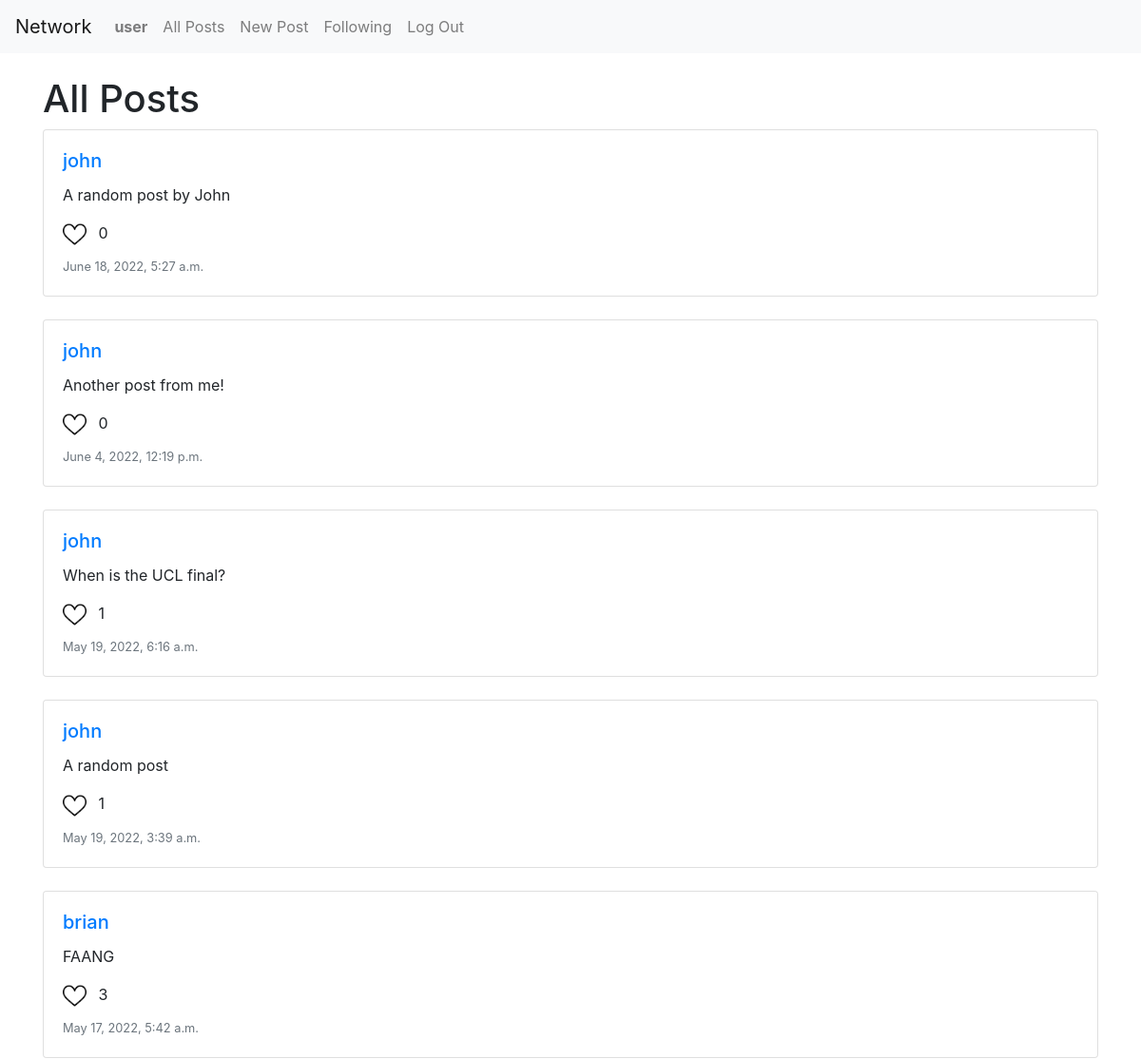
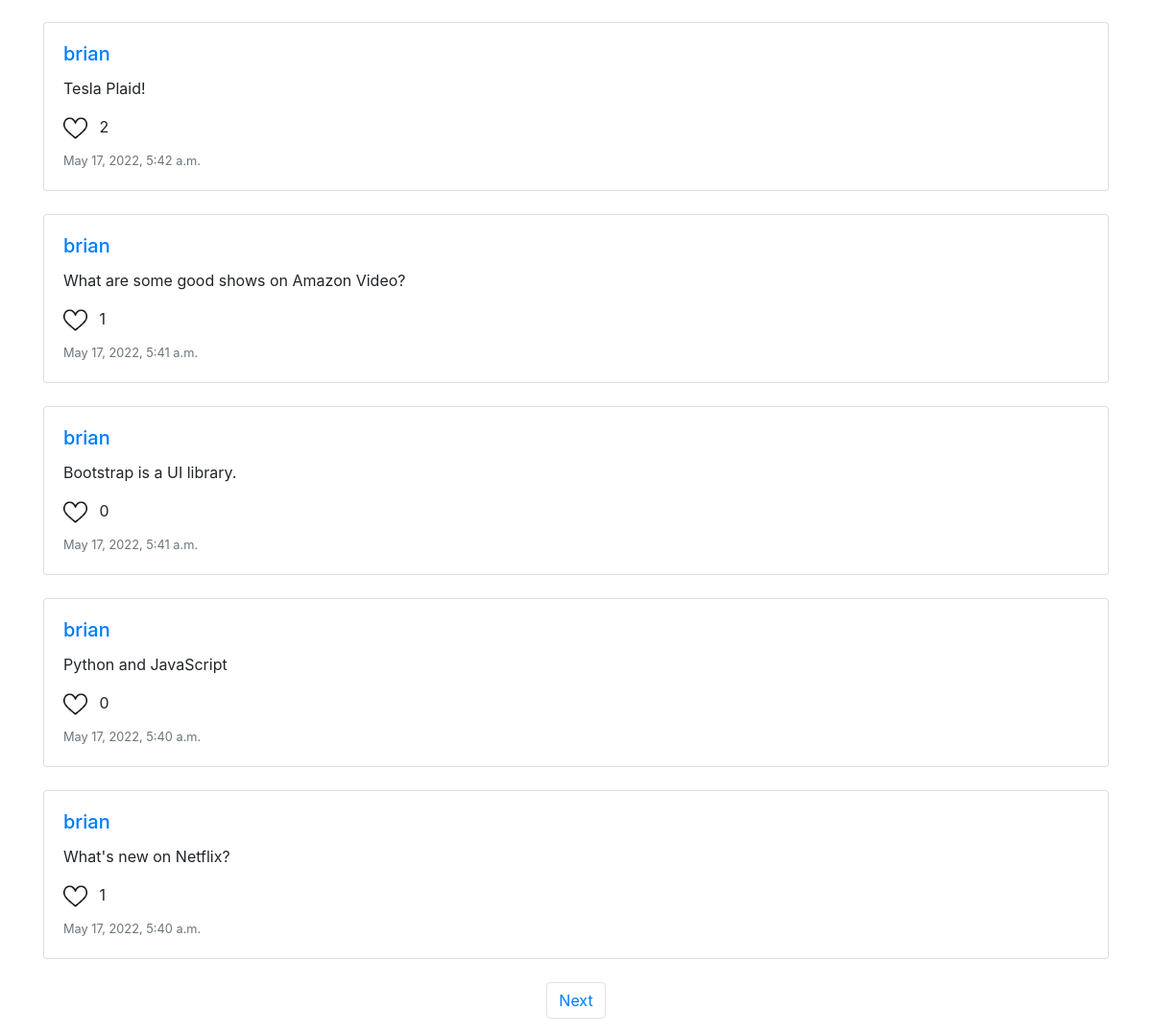
Screenshot of / (signed in) with the database file from the repository (2 pictures, top to bottom).
### network/models.py (models this page shows)
class User(AbstractUser):
    pass

class Post(models.Model):
    post = models.TextField(max_length=320)
    user = models.ForeignKey(User, on_delete=models.CASCADE, related_name="post_user")
    timestamp = models.DateTimeField(auto_now_add=True)
    like = models.ManyToManyField(User, blank=True, related_name="liked_user")

### network/views.py (the view)
# urls.py: path("", views.index, name="index"),
def index(request):
    all_posts = Post.objects.all().order_by("-timestamp")
    paginator = Paginator(all_posts, 10)
    page_number = request.GET.get('page')
    page_obj = paginator.get_page(page_number)
    return render(request, "network/index.html", {
        "page_obj": page_obj
    })

### network/templates/network/index.html (shortened to what this page needs)
{% extends "network/layout.html" %}
{% load static %}
{% block body %}
    <h1>All Posts</h1>
    {% for post in page_obj %}
      <div class="card mb-4">
        <div class="card-body">
            <h5 class="card-title"><a href="{% url 'profile' post.user.id %}">{{post.user}}</a></h5>
        <p class="card-text post" id="post-content-{{post.id}}">{{post.post}}</p>
        <div class="like mb-2">
          <img
          data-id="{{post.id}}"
          id="post-like-{{post.id}}"
          class="liked mr-2"
          style="width: 25px;"
          {% if not request.user in post.likes.all %}
            data-is_liked="no"
            src="{% static 'network/heart-white.png' %}"
          {% else %}
            data-is_liked="yes"
            src="{% static 'network/heart-red.png' %}"
          {% endif %}
          />
          <span id="post-count-{{post.id}}">{{post.like.count}}</span>
        </div>
        <p class="card-text"><small class="text-muted">{{post.timestamp}}</small></p>
        </div>
      </div>
    {% endfor %}
    <nav aria-label="page navigation example">
        <ul class="pagination justify-content-center">
          {% if page_obj.has_next %}
            <li class="page-item"><a class="page-link" href="?page={{ page_obj.next_page_number }}">Next</a></li>
          {% endif %}
        </ul>
    </nav>
{% endblock %}

### network/templates/network/layout.html (shortened to what this page needs)
{% load static %}
<!DOCTYPE html>
<html lang="en">
    <head>
        <link rel="stylesheet" href="https://stackpath.bootstrapcdn.com/bootstrap/4.4.1/css/bootstrap.min.css">
        <link href="{% static 'network/styles.css' %}" rel="stylesheet">
    </head>
    <body>
        <nav class="navbar navbar-expand-lg navbar-light bg-light">
            <a class="navbar-brand" href="#">Network</a>
            <div>
              <ul class="navbar-nav mr-auto">
                {% if request.user.is_authenticated %}
                    <li class="nav-item">
                        <a class="nav-link" href="{% url 'profile' user.id %}"><strong>{{ request.user.username }}</strong></a>
                    </li>
                {% endif %}
                <li class="nav-item">
                  <a class="nav-link" href="{% url 'index' %}">All Posts</a>
                </li>
                {% if request.user.is_authenticated %}
                    <li class="nav-item">
                        <a class="nav-link" href="{% url 'new_post' %}">New Post</a>
                    </li>
                    <li class="nav-item">
                        <a class="nav-link" href="#">Following</a>
                    </li>
                    <li class="nav-item">
                        <a class="nav-link" href="{% url 'logout' %}">Log Out</a>
                    </li>
                {% endif %}
              </ul>
            </div>
          </nav>
        <div class="body container mt-4">
            {% block body %}
            {% endblock %}
        </div>
    </body>
</html>

### rows the page displays
User: user.username "user"
Post: user "john", post "A random post by John", like.count "0", timestamp "June 18, 2022, 5:27 a.m."
Post: user "john", post "Another post from me!", like.count "0", timestamp "June 4, 2022, 12:19 p.m."
Post: user "john", post "When is the UCL final?", like.count "1", timestamp "May 19, 2022, 6:16 a.m."
Post: user "john", post "A random post", like.count "1", timestamp "May 19, 2022, 3:39 a.m."
Post: user "brian", post "FAANG", like.count "3", timestamp "May 17, 2022, 5:42 a.m."
Post: user "brian", post "Tesla Plaid!", like.count "2", timestamp "May 17, 2022, 5:42 a.m."
Post: user "brian", post "What are some good shows on Amazon Video?", like.count "1", timestamp "May 17, 2022, 5:41 a.m."
Post: user "brian", post "Bootstrap is a UI library.", like.count "0", timestamp "May 17, 2022, 5:41 a.m."
Post: user "brian", post "Python and JavaScript", like.count "0", timestamp "May 17, 2022, 5:40 a.m."
Post: user "brian", post "What's new on Netflix?", like.count "1", timestamp "May 17, 2022, 5:40 a.m."
